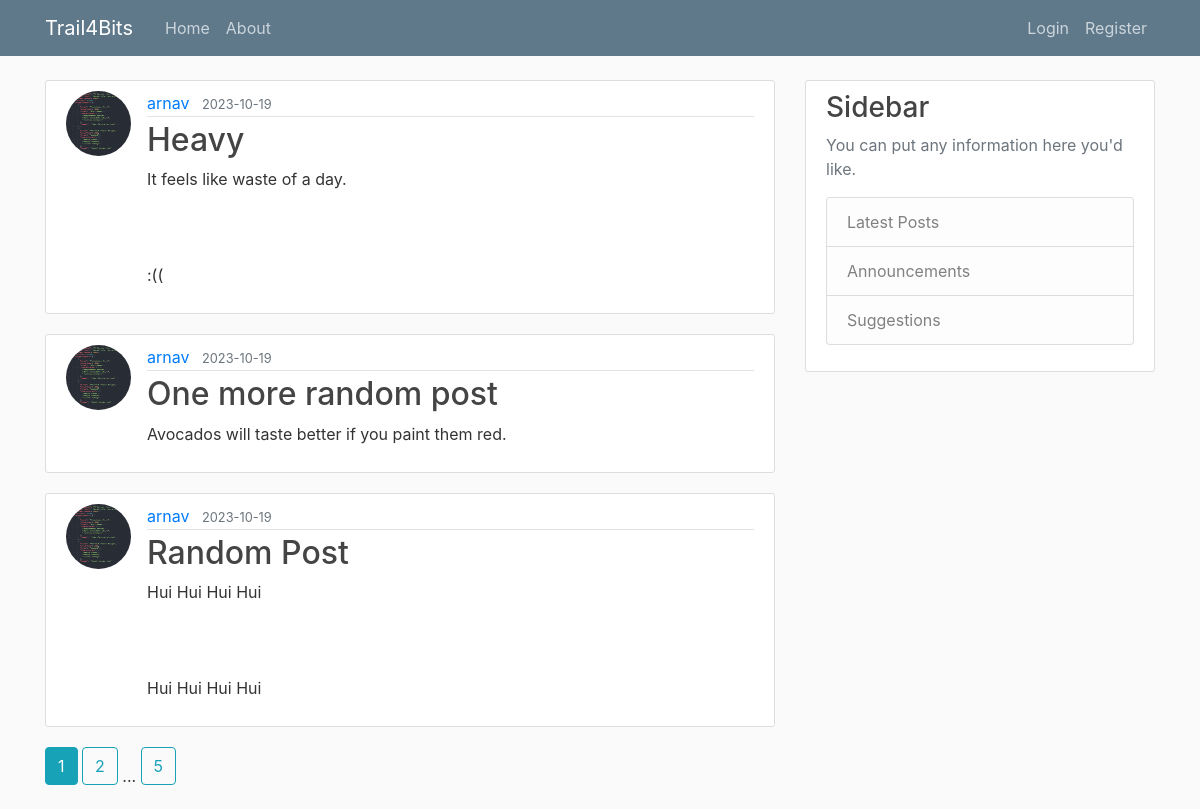
The app's page /home, older data.
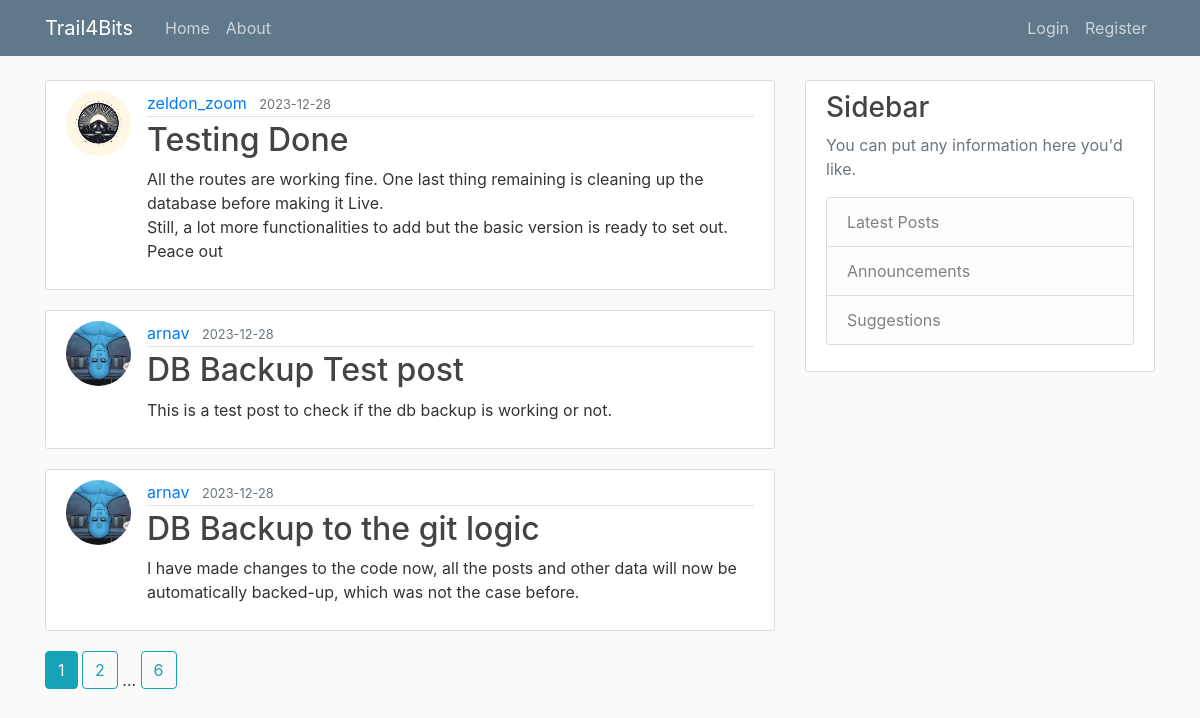
The same page, newer data.
### flaskblog/models.py (models this page shows, shortened)
class Post(db.Model):
    id=db.Column(db.Integer, primary_key=True)
    title= db.Column(db.String(120), nullable=False)
    content= db.Column(db.Text, nullable=False)
    date_posted= db.Column(db.DateTime, nullable=False, default=datetime.utcnow)
    user_id= db.Column(db.Integer, db.ForeignKey('user.id'), nullable=False)

class User(db.Model, UserMixin):
    id=db.Column(db.Integer, primary_key=True, )
    username= db.Column(db.String(20), unique=True, nullable=False )
    email=db.Column(db.String(120), nullable=False)
    image_file=db.Column(db.String(120), nullable=False, default='default.jpg')
    password=db.Column(db.String(60), nullable=False)
    posts=db.relationship('Post', backref='author', lazy=True)

### flaskblog/main/routes.py (the view)
@main.route("/")
@main.route("/home")
def home():
    page=request.args.get('page', 1, type=int)
    posts  = Post.query.order_by(Post.date_posted.desc()).paginate(per_page=3 , page=page)
    return render_template('home.html', posts=posts, title='Home')

### flaskblog/templates/home.html
{% extends "layout.html"%}
{% block content %}
    {% for post in posts%}
    <article class="media content-section">
        <img class="rounded-circle article-img" src="{{ url_for('static', filename='Profile_Pictures/' + post.author.image_file) }} ">
        <div class="media-body">
          <div class="article-metadata">
            <a class="mr-2" href="{{ url_for('users.user_posts', username=post.author.username) }}">{{ post.author.username}}</a>
            <small class="text-muted">{{ post.date_posted.strftime('%Y-%m-%d') }}</small>
          </div>
          <h2><a class="article-title" href="{{ url_for('posts.post', post_id=post.id) }}">{{ post.title }}</a></h2>
          <p class="article-content">{{ post.content }}</p>
        </div>
    </article>
    {% endfor %}
    {% for page_num in posts.iter_pages(left_edge=1, right_edge=1, left_current=1, right_current=1) %}
      {% if page_num %}
        {% if posts.page == page_num %}
          <a class="btn btn-info mb-4" href="{{ url_for('main.home', page=page_num) }}">{{ page_num }}</a>
        {% else %}
          <a class="btn btn-outline-info mb-4" href="{{ url_for('main.home', page=page_num) }}">{{ page_num }}</a>
        {% endif %}
      {% else %}
        ...
      {% endif %}
    {% endfor %}
{% endblock content%}

Row changes from the older to the newer data that the page shows:
no longer on this page (row unchanged): Post: image_file (picture), author.username "arnav", date_posted "2023-10-19", title "Heavy", content "It feels like waste of a day. :(("
no longer on this page (row unchanged): Post: image_file (picture), author.username "arnav", date_posted "2023-10-19", title "One more random post", content "Avocados will taste better if you paint them red."
no longer on this page (row unchanged): Post: image_file (picture), author.username "arnav", date_posted "2023-10-19", title "Random Post", content "Hui Hui Hui Hui Hui Hui Hui Hui"
added Post: image_file (picture), author.username "zeldon_zoom", date_posted "2023-12-28", title "Testing Done", content "All the routes are working fine. One last thing remaining is cleaning up the database before making it Live. Still, a lot more functionalities to add but the basic version is ready to set out. Peace out"
added Post: image_file (picture), author.username "arnav", date_posted "2023-12-28", title "DB Backup Test post", content "This is a test post to check if the db backup is working or not."
added Post: image_file (picture), author.username "arnav", date_posted "2023-12-28", title "DB Backup to the git logic", content "I have made changes to the code now, all the posts and other data will now be automatically backed-up, which was not the case before."
Text that changed along with them:
new list line: "6"
list line gone: "5"
